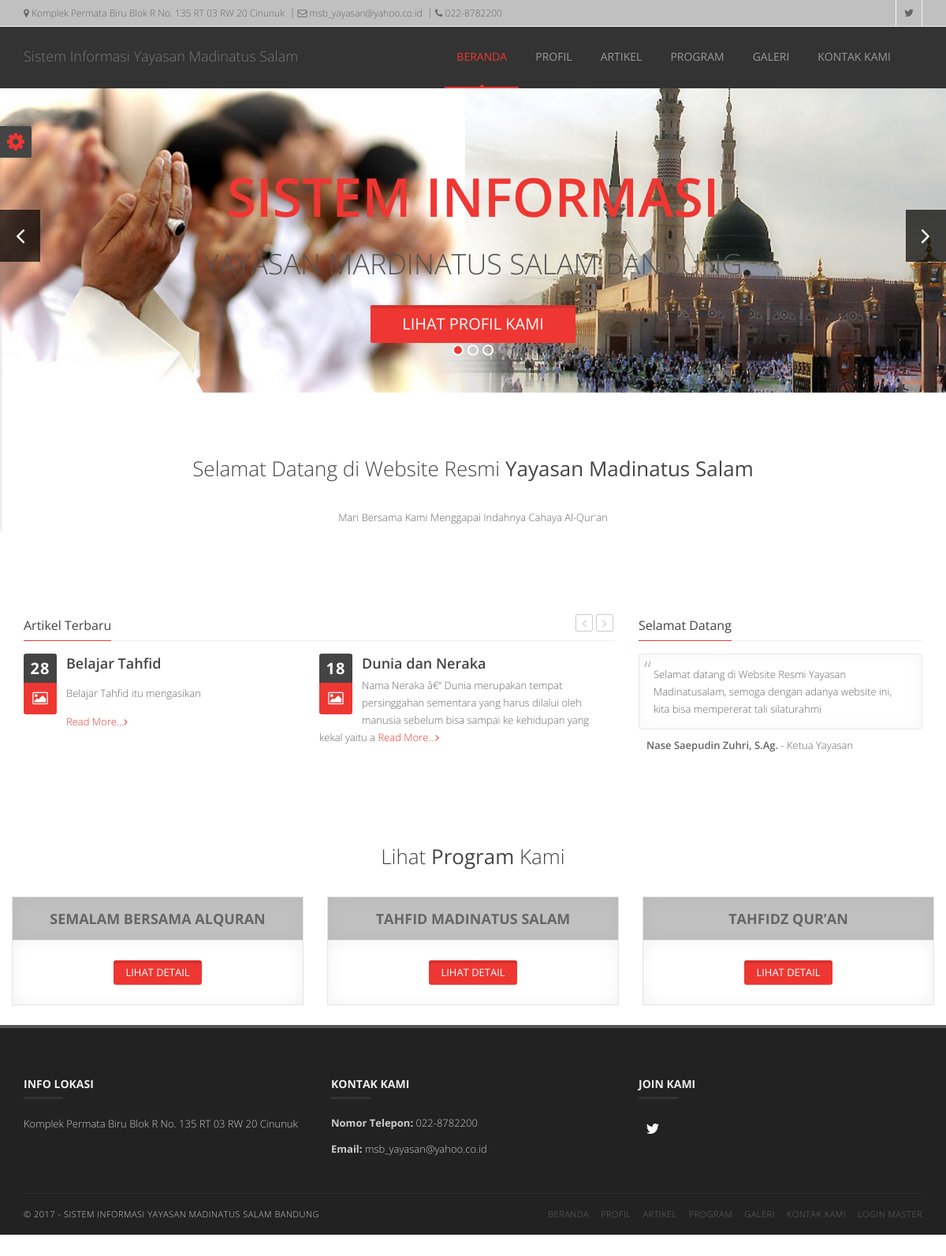
The page / on the database its author committed.
### tables this page shows
CREATE TABLE `kontak` (
  `id_kontak` int(1) NOT NULL,
  `lokasi` varchar(100) DEFAULT NULL,
  `alamat` varchar(200) DEFAULT NULL,
  `email` varchar(100) DEFAULT NULL,
  `no_telp` varchar(12) DEFAULT NULL
);

CREATE TABLE `artikel` (
  `id_artikel` int(3) NOT NULL,
  `judul` varchar(100) NOT NULL,
  `gambar` varchar(100) NOT NULL,
  `des` text NOT NULL,
  `tanggal` date NOT NULL
);

CREATE TABLE `program` (
  `id_program` int(1) NOT NULL,
  `nama_program` varchar(100) NOT NULL,
  `deskripsi` text NOT NULL,
  `gambar` varchar(100) DEFAULT NULL
);

### index.php (the view, shortened to what this page needs)
<!doctype html>
<html lang="en">
<head>
  <?php
	include ('link_css.php');
  ?>
</head>
<body>
  <div id="container">
    <div class="hidden-header"></div>
    <header class="clearfix">
      <?php
		include ('top_bar.php');
	  ?>
      <div class="navbar navbar-default navbar-top" style="background: rgba(0,0,0, 0.8);">
		  <div class="container">
          <div class="navbar-header">
            <a class="navbar-brand" href="index.php">Sistem Informasi Yayasan Madinatus Salam
            </a>
          </div>
          <div class="navbar-collapse collapse">
            <ul class="nav navbar-nav navbar-right">
              <li>
                <a class="active" href="index.php">BERANDA</a>
              </li>
              <li>
                <a href="profil.php">PROFIL</a>
              </li>
              <li>
                <a href="artikel.php">ARTIKEL</a>
              </li>
              <li>
                <a href="program.php">PROGRAM</a>
              </li>
              <li>
                <a href="galeri.php">GALERI</a>
              </li>
      			  <li>
      				  <a href="contact.php">KONTAK KAMI</a>
              </li>
            </ul>
          </div>
      </div>
      </div>
    </header>
    <section id="home">
      <?php
			include ('slider.php');
		?>
    </section>
    <div class="section" style="background:#fff;">
      <div class="container">
        <div class="big-title text-center" data-animation="fadeInDown" data-animation-delay="01">
          <h1>Selamat Datang di Website Resmi<strong> Yayasan Madinatus Salam</strong></h1>
        </div>
        <p class="text-center">Mari Bersama Kami Menggapai Indahnya Cahaya Al-Qur'an</p>
      </div>
    </div>
    <div>
      <div class="container">
        <div class="row">
          <div class="col-md-8">
            <div class="latest-posts">
              <h4 class="classic-title"><span>Artikel Terbaru</span></h4>
              <div class="latest-posts-classic custom-carousel touch-carousel" data-appeared-items="2">
               <?php
                  $sql=mysql_query("select * from artikel order by id_artikel DESC limit 4") or die(mysql_error());
                  while($row=mysql_fetch_array($sql))
                  {
                    $id = $row['id_artikel'];
                  ?>
                  <div class="post-row item">
                    <div class="left-meta-post">
                      <div class="post-date"><span class="day"><?php echo substr($row['tanggal'],8,2)?></span></div>
                      <div class="post-type"><i class="fa fa-picture-o"></i></div>
                    </div>
                    <h3 class="post-title"> <a href="detail_artikel.php?id=<?php echo $id ?>"> <?php echo $row['judul']?> </a></h3>
                    <div class="post-content">
                      <p><?php echo substr($row['des'],0,150)?> <a class="read-more" href="detail_artikel.php?id=<?php echo $id ?>"
                      >Read More...</a></p>
                    </div>
                  </div>
                 <?php }?>
              </div>
            </div>
          </div>
          <div class="col-md-4">
            <h4 class="classic-title"><span>Selamat Datang</span></h4>
            <div class="custom-carousel show-one-slide touch-carousel" data-appeared-items="1">
              <div class="classic-testimonials item">
                <div class="testimonial-content">
                  <p>Selamat datang di Website Resmi Yayasan Madinatusalam, semoga dengan adanya website ini, kita bisa mempererat tali silaturahmi</p>
                </div>
                <div class="testimonial-author"><span>Nase Saepudin Zuhri, S.Ag.</span> - Ketua Yayasan</div>
              </div>
            </div>
          </div>
        </div>
      </div>
    </div>
    <div class=" section pricing-section">
      <div class="container">
        <div class="row">
          <div class="col-md-12">
            <div class="big-title text-center">
              <h1>Lihat <strong>Program</strong> Kami</h1>
            </div>
        </div>
        <div class="row pricing-tables">
        <?php
            $sql=mysql_query("select * from program") or die(mysql_error());
            while($row=mysql_fetch_array($sql))
            {
              $id=($row['id_program']);
              ?>
            <div class="col-md-4 col-sm-4 col-xs-12">
              <div class="pricing-table">
                <div class="plan-name" style="background: silver">
                  <h3><?php echo $row['nama_program']?></h3>
                </div>
                <div class="plan-signup">
                  <?php
                      echo"<a class='btn-system btn-small' href='detail_program.php?id=$id'> Lihat Detail</a>";
                  ?>
                </div>
              </div>
            </div>
		        <?php
            }
          ?>
		  </div>
      </div>
    </div>
    <footer>
      <?php
		include('footer.php');
	  ?>
    </footer>
  </div>
  <div class="switcher-box">
    <a class="open-switcher show-switcher"><i class="fa fa-cog fa-2x"></i></a>
  </div>
</body>
</html>

### top_bar.php (shortened to what this page needs)
<div class="top-bar" style="background: silver">
        <div class="container">
          <div class="row">
            <div class="col-md-7">
              <ul class="contact-details">
                <?php
                    $sql=mysql_query("select * from kontak") or die(mysql_error());
                    while($row=mysql_fetch_array($sql))
                    {
                      ?>
                      <li><a href="#"><i class="fa fa-map-marker"></i> <?php echo $row['alamat']?></a>
                      </li>
                      <li><a href="#"><i class="fa fa-envelope-o"></i> <?php echo $row['email']?></a>
                      </li>
                      <li><a href="#"><i class="fa fa-phone"></i> <?php echo $row['no_telp']?></a>
                      </li>
                      <?php
                    }
                  ?>
              </ul>
            </div>
            <div class="col-md-5">
              <ul class="social-list">
                <li>
                  <a class="twitter itl-tooltip" data-placement="bottom" title="Twitter" href="https://twitter.com/madinatus_salam"><i class="fa fa-twitter"></i></a>
                </li>
              </ul>
            </div>
          </div>
        </div>
      </div>

### footer.php (shortened to what this page needs)
<div class="container">
        <div class="row footer-widgets">
        <?php
            $sql=mysql_query("select * from kontak") or die(mysql_error());
            while($row=mysql_fetch_array($sql))
            {
              ?>
          <div class="col-md-4 col-xs-12">
            <div class="footer-widget mail-subscribe-widget">
              <h4>Info Lokasi<span class="head-line"></span></h4>
              <p><?php echo $row['alamat']?></p>
            </div>
          </div>
          <div class="col-md-4 col-xs-12">
            <div class="footer-widget contact-widget">
              <h4>Kontak Kami<span class="head-line"></span></h4>
              <ul>
                <li><span>Nomor Telepon:</span> <?php echo $row['no_telp']?></li>
                <li><span>Email:</span> <?php echo $row['email']?></li>
              </ul>
            </div>
          </div>
          <?php
              }
            ?>
          <div class="col-md-4 col-xs-12">
            <div class="footer-widget social-widget">
              <h4>Join Kami<span class="head-line"></span></h4>
              <ul class="social-icons">
                <li>
                  <a class="twitter" href="https://twitter.com/madinatus_salam"><i class="fa fa-twitter"></i></a>
                </li>
              </ul>
            </div>
          </div>
        </div>
        <div class="copyright-section">
          <div class="row">
            <div class="col-md-6">
              <p>&copy; 2017 - sistem informasi yayasan madinatus Salam bandung</p>
            </div>
            <div class="col-md-6">
              <ul class="footer-nav">
                <li><a href="index.php">Beranda</a>
                </li>
                <li><a href="profil.php">Profil</a>
                </li>
                <li><a href="artikel.php">Artikel</a>
                </li>
                 <li><a href="program.php">Program</a>
                </li>
                <li><a href="galeri.php">Galeri</a>
                </li>
                <li><a href="cantact.php">Kontak Kami</a>
                </li>
                 <li><a href="admin">Login Master</a>
                </li>
              </ul>
            </div>
          </div>
        </div>
      </div>

### css/colors/red.css (style rules this page uses)
a { color: #ee3733; }
.navbar-default .navbar-nav > li:hover > a, .navbar-default .navbar-nav > li > a.active { color: #ee3733; }
.navbar-default .navbar-nav > li > a:after { background-color: #ee3733; }
.navbar-default .navbar-nav > li > a.active, .navbar-default .navbar-nav > li:hover > a { border-color: #ee3733; }
.latest-posts-classic .left-meta-post .post-type i { background-color: #ee3733; }
.latest-posts-classic .read-more { color: #ee3733; }
.btn-system { background-color: #ee3733; }
.classic-title span { border-bottom-color: #ee3733; }

### css/colors/jade.css (style rules this page uses)
a { color: #0bb586; }
.navbar-default .navbar-nav > li:hover > a, .navbar-default .navbar-nav > li > a.active { color: #0bb586; }
.navbar-default .navbar-nav > li > a:after { background-color: #0bb586; }
.navbar-default .navbar-nav > li > a.active, .navbar-default .navbar-nav > li:hover > a { border-color: #0bb586; }
.latest-posts-classic .left-meta-post .post-type i { background-color: #0bb586; }
.latest-posts-classic .read-more { color: #0bb586; }
.btn-system { background-color: #0bb586; }
.classic-title span { border-bottom-color: #0bb586; }

### css/colors/green.css (style rules this page uses)
a { color: #94c523; }
.navbar-default .navbar-nav > li:hover > a, .navbar-default .navbar-nav > li > a.active { color: #94c523; }
.navbar-default .navbar-nav > li > a:after { background-color: #94c523; }
.navbar-default .navbar-nav > li > a.active, .navbar-default .navbar-nav > li:hover > a { border-color: #94c523; }
.latest-posts-classic .left-meta-post .post-type i { background-color: #94c523; }
.latest-posts-classic .read-more { color: #94c523; }
.btn-system { background-color: #94c523; }
.classic-title span { border-bottom-color: #94c523; }

### css/colors/blue.css (style rules this page uses)
a { color: #00afd1; }
.navbar-default .navbar-nav > li:hover > a, .navbar-default .navbar-nav > li > a.active { color: #00afd1; }
.navbar-default .navbar-nav > li > a:after { background-color: #00afd1; }
.navbar-default .navbar-nav > li > a.active, .navbar-default .navbar-nav > li:hover > a { border-color: #00afd1; }
.latest-posts-classic .left-meta-post .post-type i { background-color: #00afd1; }
.latest-posts-classic .read-more { color: #00afd1; }
.btn-system { background-color: #00afd1; }
.classic-title span { border-bottom-color: #00afd1; }

### css/colors/beige.css (style rules this page uses)
a { color: #fdb655; }
.navbar-default .navbar-nav > li:hover > a, .navbar-default .navbar-nav > li > a.active { color: #fdb655; }
.navbar-default .navbar-nav > li > a:after { background-color: #fdb655; }
.navbar-default .navbar-nav > li > a.active, .navbar-default .navbar-nav > li:hover > a { border-color: #fdb655; }
.latest-posts-classic .left-meta-post .post-type i { background-color: #fdb655; }
.latest-posts-classic .read-more { color: #fdb655; }
.btn-system { background-color: #fdb655; }
.classic-title span { border-bottom-color: #fdb655; }

### css/colors/cyan.css (style rules this page uses)
a { color: #27bebe; }
.navbar-default .navbar-nav > li:hover > a, .navbar-default .navbar-nav > li > a.active { color: #27bebe; }
.navbar-default .navbar-nav > li > a:after { background-color: #27bebe; }
.navbar-default .navbar-nav > li > a.active, .navbar-default .navbar-nav > li:hover > a { border-color: #27bebe; }
.latest-posts-classic .left-meta-post .post-type i { background-color: #27bebe; }
.latest-posts-classic .read-more { color: #27bebe; }
.btn-system { background-color: #27bebe; }
.classic-title span { border-bottom-color: #27bebe; }

### css/colors/orange.css (style rules this page uses)
a { color: #f36510; }
.navbar-default .navbar-nav > li:hover > a, .navbar-default .navbar-nav > li > a.active { color: #f36510; }
.navbar-default .navbar-nav > li > a:after { background-color: #f36510; }
.navbar-default .navbar-nav > li > a.active, .navbar-default .navbar-nav > li:hover > a { border-color: #f36510; }
.latest-posts-classic .left-meta-post .post-type i { background-color: #f36510; }
.latest-posts-classic .read-more { color: #f36510; }
.btn-system { background-color: #f36510; }
.classic-title span { border-bottom-color: #f36510; }

### css/colors/peach.css (style rules this page uses)
a { color: #f49237; }
.navbar-default .navbar-nav > li:hover > a, .navbar-default .navbar-nav > li > a.active { color: #f49237; }
.navbar-default .navbar-nav > li > a:after { background-color: #f49237; }
.navbar-default .navbar-nav > li > a.active, .navbar-default .navbar-nav > li:hover > a { border-color: #f49237; }
.latest-posts-classic .left-meta-post .post-type i { background-color: #f49237; }
.latest-posts-classic .read-more { color: #f49237; }
.btn-system { background-color: #f49237; }
.classic-title span { border-bottom-color: #f49237; }

### rows shown on the page
kontak: alamat "Komplek Permata Biru Blok R No. 135 RT 03 RW 20 Cinunuk", email "msb_yayasan@yahoo.co.id", no_telp "022-8782200"
artikel: tanggal "28", judul "Belajar Tahfid", des "Belajar Tahfid itu mengasikan"
artikel: tanggal "18", judul "Dunia dan Neraka", des "Nama Neraka â€“ Dunia merupakan tempat persinggahan sementara yang harus dilalui oleh manusia sebelum bisa sampai ke kehidupan yang kekal yaitu a"
program: nama_program "SEMALAM BERSAMA ALQURAN"
program: nama_program "TAHFID MADINATUS SALAM"
program: nama_program "TAHFIDZ QUR’AN"
